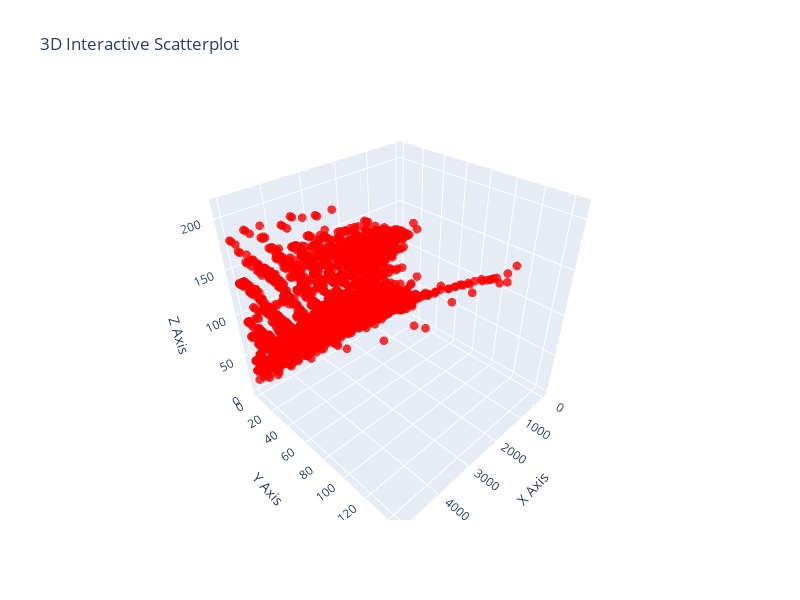

Source (notebook cell):
### Code cell
options = cc.create_collatz_3x_plus_3_options()
results = cc.generate_orbit_info_batch(5000, options)
points = []
labels = []
colors = []
for info in results:
    p = (info.n, info.first_drop, len(info.total_orbit))
    points.append(p)
    labels.append(p)
    colors.append('red')
graphing.draw_3d_scatterplot(points, labels, colors)

### Figure 1 — Plotly figure (JSON) as saved in the notebook; plotly's stock layout.template omitted (floating-point values rounded to 4 significant figures; data arrays with more than 128 entries replaced by an {"elided": "..."} marker saying what was removed)
{"data": [{"hoverinfo": "text", "marker": {"color": {"elided": "4997 str values"}, "opacity": 0.8, "size": 3}, "mode": "markers", "text": {"elided": "4997 str values"}, "type": "scatter3d", "x": {"elided": "4997 int values"}, "y": {"elided": "4997 int values"}, "z": {"elided": "4997 int values"}}], "layout": {"height": 600, "scene": {"xaxis": {"title": {"text": "X Axis"}}, "yaxis": {"title": {"text": "Y Axis"}}, "zaxis": {"title": {"text": "Z Axis"}}}, "title": {"text": "3D Interactive Scatterplot"}, "width": 800}}
